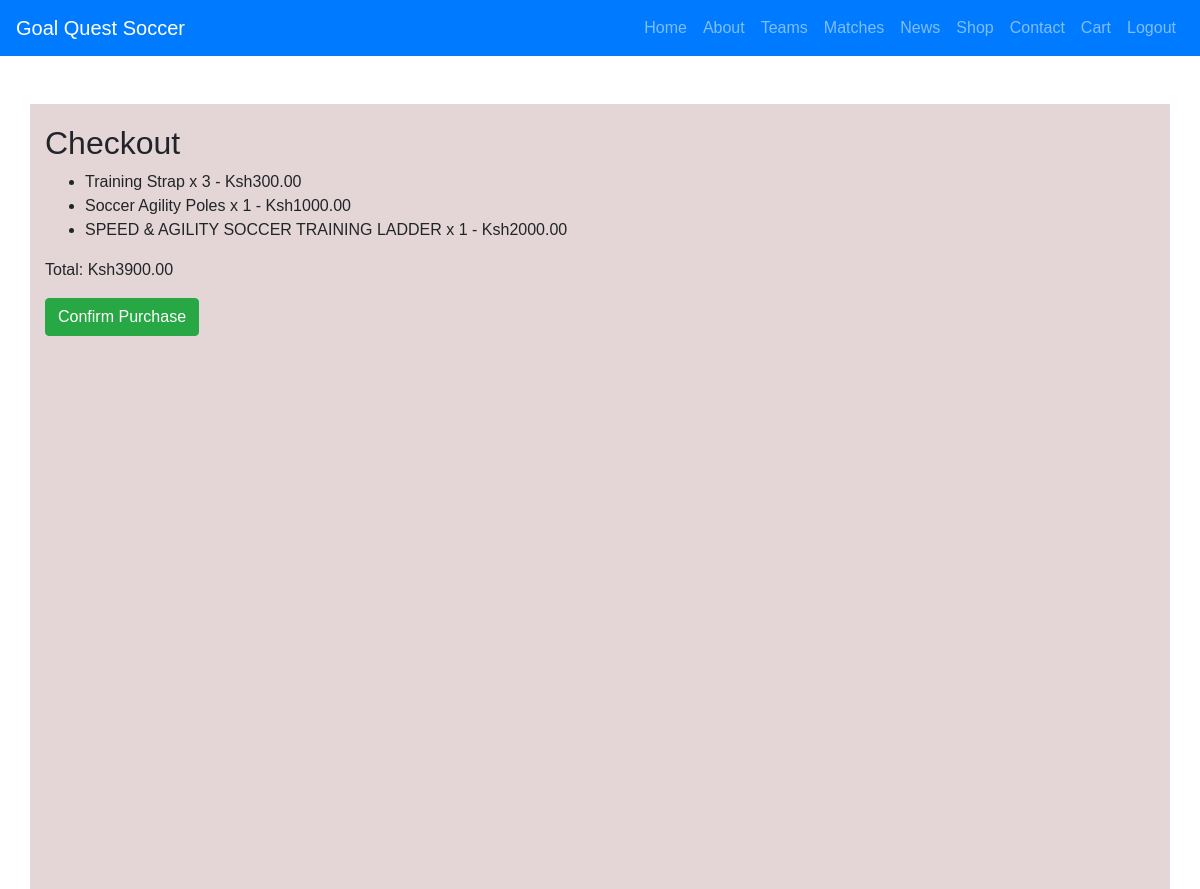
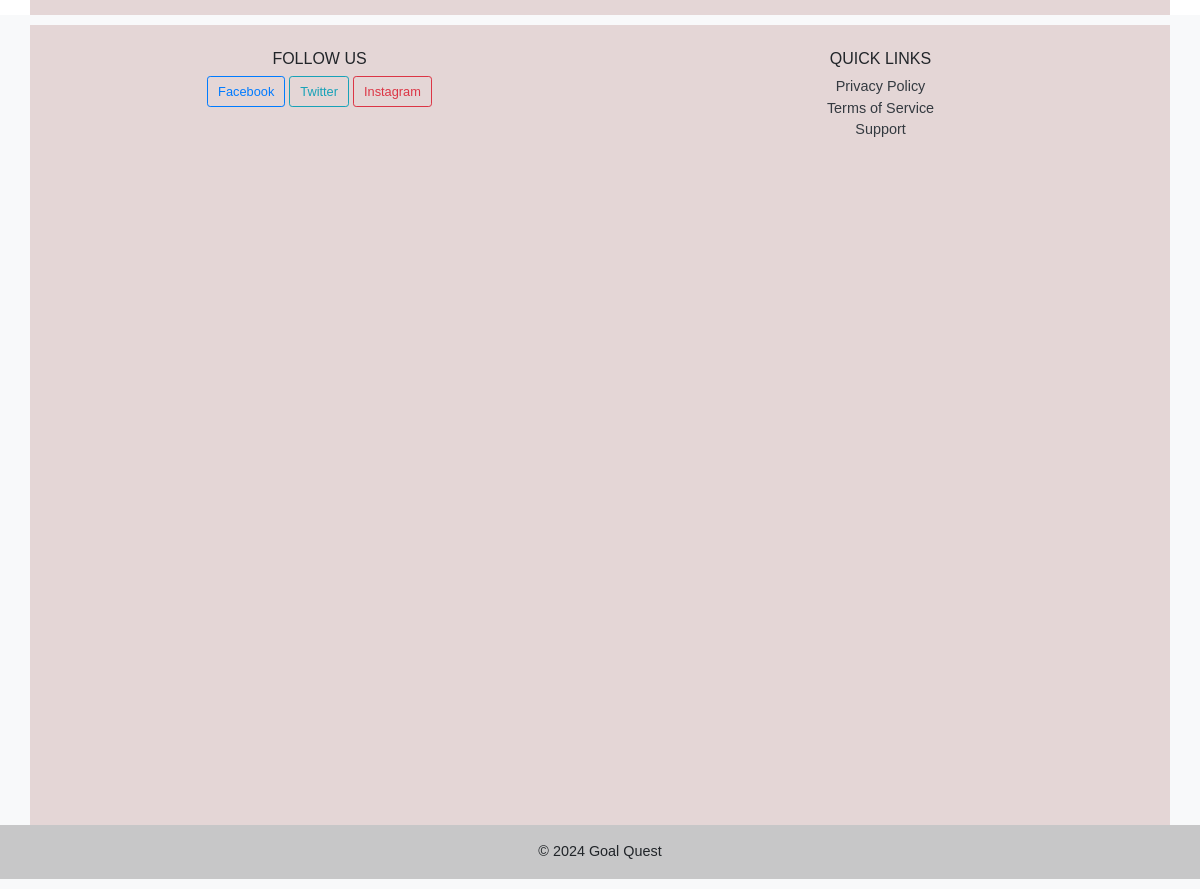
Screenshot of /checkout/ (signed in) with the database file from the repository (2 pictures, top to bottom).
### QuestApp/models.py (models this page shows, shortened)
class CartItem(models.Model):
    cart = models.ForeignKey(Cart, on_delete=models.CASCADE)
    product = models.ForeignKey(Product, on_delete=models.CASCADE)
    quantity = models.PositiveIntegerField(default=1)

class Product(models.Model):
    name = models.CharField(max_length=100)
    category = models.ForeignKey(Category, on_delete=models.CASCADE)
    description = models.TextField()
    price = models.DecimalField(max_digits=10, decimal_places=2)
    stock = models.IntegerField()
    image = models.ImageField(upload_to='product_images/', null=True, blank=True)

### QuestApp/views.py (the view)
# urls.py: path('checkout/', views.checkout, name='checkout'),
@login_required
def checkout(request):
    cart = get_object_or_404(Cart, user=request.user)
    total_price = sum(item.product.price * item.quantity for item in cart.cartitem_set.all())
    if request.method == 'POST':
        return render(request, 'checkout_success.html')
    return render(request, 'checkout.html', {'cart': cart, 'total_price': total_price})

### templates/checkout.html (shortened to what this page needs)
{% extends 'base.html' %}
{% load static %}
{% block content %}
<div class="container mt-5">
    <h2>Checkout</h2>
    <form method="post">
        <ul>
            {% for item in cart.cartitem_set.all %}
                <li>{{ item.product.name }} x {{ item.quantity }} - Ksh{{ item.product.price }}</li>
            {% endfor %}
        </ul>
        <p>Total: Ksh{{ total_price }}</p>
        <button type="submit" class="btn btn-success">Confirm Purchase</button>
    </form>
</div>
{% endblock %}

### static/style.css (style rules this page uses)
body { font-family: 'Arial', sans-serif; }
.container { min-height: 100vh; padding-top: 20px; padding-bottom: 20px; background: rgb(228, 214, 214); backdrop-filter: blur(10px); }

### rows the page displays
CartItem: product.name "Training Strap", quantity "3", product.price "300.00"
CartItem: product.name "Soccer Agility Poles", quantity "1", product.price "1000.00"
CartItem: product.name "SPEED & AGILITY SOCCER TRAINING LADDER", quantity "1", product.price "2000.00"

### other values shown
{{ total_price }} "3900.00"
